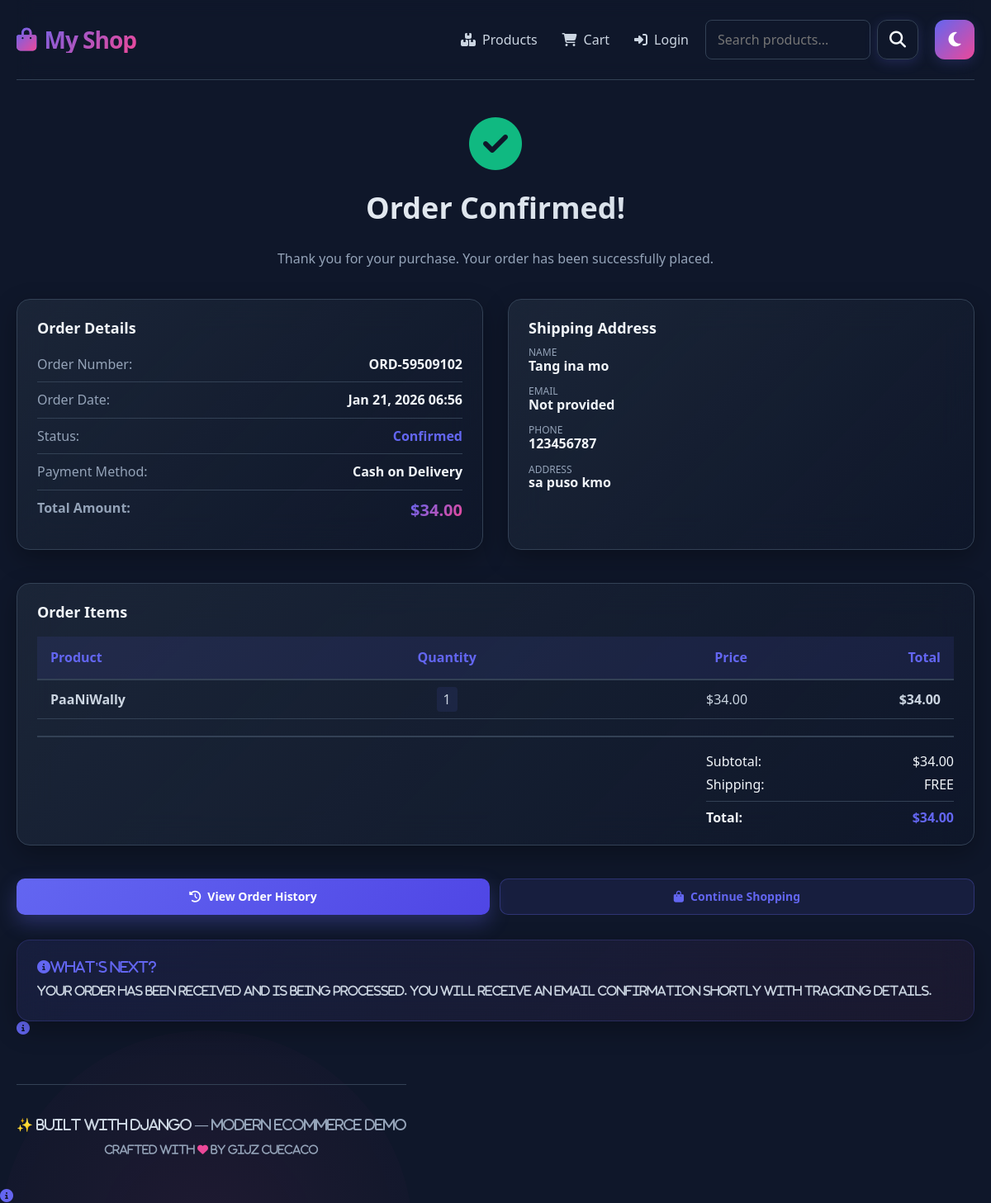
/order/confirmation/2/, run on the app's committed database.
### homepage/models.py (models this page shows, shortened)
class Order(models.Model):
	STATUS_CHOICES = (
		('pending', 'Pending'),
		('confirmed', 'Confirmed'),
		('processing', 'Processing'),
		('shipped', 'Shipped'),
		('delivered', 'Delivered'),
		('cancelled', 'Cancelled'),
		('returned', 'Returned'),
	)
	order_number = models.CharField(max_length=20, unique=True, editable=False, default='')
	user = models.ForeignKey(settings.AUTH_USER_MODEL, null=True, blank=True, on_delete=models.SET_NULL, related_name='orders')
	customer_name = models.CharField(max_length=200)
	email = models.EmailField(blank=True)
	phone = models.CharField(max_length=20, blank=True, default='')
	address = models.TextField()
	city = models.CharField(max_length=100, blank=True)
	postal_code = models.CharField(max_length=20, blank=True)
	status = models.CharField(max_length=20, choices=STATUS_CHOICES, default='pending')
	payment_method = models.CharField(max_length=50, default='cod', choices=[('cod', 'Cash on Delivery'), ('card', 'Credit Card')])
	notes = models.TextField(blank=True)
	created = models.DateTimeField(auto_now_add=True)
	updated = models.DateTimeField(auto_now=True)
	shipped_date = models.DateTimeField(null=True, blank=True)
	class Meta:
		ordering = ['-created']
	@property
	def total(self):
		return sum(item.line_total for item in self.items.select_related('product').all())

class OrderItem(models.Model):
	order = models.ForeignKey(Order, related_name='items', on_delete=models.CASCADE)
	product = models.ForeignKey(Product, on_delete=models.PROTECT)
	quantity = models.PositiveIntegerField(default=1)
	price = models.DecimalField(max_digits=10, decimal_places=2)
	@property
	def line_total(self):
		return self.price * self.quantity

class Product(models.Model):
	name = models.CharField(max_length=200)
	slug = models.SlugField(max_length=200, unique=True)
	description = models.TextField(blank=True)
	price = models.DecimalField(max_digits=10, decimal_places=2)
	discount_price = models.DecimalField(max_digits=10, decimal_places=2, blank=True, null=True)
	stock = models.PositiveIntegerField(default=0)
	category = models.ForeignKey(Category, on_delete=models.SET_NULL, null=True, blank=True, related_name='products')
	image = models.ImageField(upload_to='products/', blank=True, null=True)
	rating = models.DecimalField(max_digits=3, decimal_places=2, default=0, validators=[MinValueValidator(0), MaxValueValidator(5)])
	is_featured = models.BooleanField(default=False)
	is_new = models.BooleanField(default=True)
	created = models.DateTimeField(auto_now_add=True)
	updated = models.DateTimeField(auto_now=True)
	class Meta:
		ordering = ['-created']
		indexes = [models.Index(fields=['slug']), models.Index(fields=['category'])]

### homepage/views.py (the view)
# urls.py: path('order/confirmation/<int:order_id>/', views.order_confirmation, name='order_confirmation'),
def order_confirmation(request, order_id):
	order = get_object_or_404(Order, id=order_id)
	return render(request, 'homepage/order_confirmation.html', {'order': order})

### homepage/templates/homepage/order_confirmation.html (shortened to what this page needs)
{% extends 'homepage/base.html' %}
{% block content %}
<div style="text-align: center; margin-bottom: 40px;">
  <div style="font-size: 64px; color: var(--success); margin-bottom: 20px;">
    <i class="fas fa-check-circle"></i>
  </div>
  <h2 style="margin-top: 0;">Order Confirmed!</h2>
  <p style="color: var(--text-muted); font-size: 16px;">Thank you for your purchase. Your order has been successfully placed.</p>
</div>
<div style="display: grid; grid-template-columns: 1fr 1fr; gap: 30px; margin-bottom: 40px;">
  <div class="card">
    <h3 style="margin-top: 0;">Order Details</h3>
    <div style="display: flex; justify-content: space-between; padding: 12px 0; border-bottom: 1px solid var(--border-color);">
      <div style="color: var(--text-muted);">Order Number:</div>
      <div style="font-weight: 700;">{{ order.order_number }}</div>
    </div>
    <div style="display: flex; justify-content: space-between; padding: 12px 0; border-bottom: 1px solid var(--border-color);">
      <div style="color: var(--text-muted);">Order Date:</div>
      <div style="font-weight: 700;">{{ order.created|date:"M d, Y H:i" }}</div>
    </div>
    <div style="display: flex; justify-content: space-between; padding: 12px 0; border-bottom: 1px solid var(--border-color);">
      <div style="color: var(--text-muted);">Status:</div>
      <div style="font-weight: 700; color: var(--primary);">{{ order.get_status_display }}</div>
    </div>
    <div style="display: flex; justify-content: space-between; padding: 12px 0; border-bottom: 1px solid var(--border-color);">
      <div style="color: var(--text-muted);">Payment Method:</div>
      <div style="font-weight: 700;">{{ order.get_payment_method_display }}</div>
    </div>
    <div style="display: flex; justify-content: space-between; padding: 12px 0;">
      <div style="color: var(--text-muted); font-weight: 700;">Total Amount:</div>
      <div style="font-size: 20px; font-weight: 800; background: linear-gradient(135deg, var(--primary), var(--accent)); -webkit-background-clip: text; -webkit-text-fill-color: transparent; background-clip: text;">${{ order.total }}</div>
    </div>
  </div>
  <div class="card">
    <h3 style="margin-top: 0;">Shipping Address</h3>
    <div style="margin-bottom: 15px;">
      <div style="color: var(--text-muted); font-size: 12px; text-transform: uppercase;">Name</div>
      <div style="font-weight: 600;">{{ order.customer_name }}</div>
    </div>
    <div style="margin-bottom: 15px;">
      <div style="color: var(--text-muted); font-size: 12px; text-transform: uppercase;">Email</div>
      <div style="font-weight: 600;">{{ order.email|default:"Not provided" }}</div>
    </div>
    <div style="margin-bottom: 15px;">
      <div style="color: var(--text-muted); font-size: 12px; text-transform: uppercase;">Phone</div>
      <div style="font-weight: 600;">{{ order.phone }}</div>
    </div>
    <div style="margin-bottom: 15px;">
      <div style="color: var(--text-muted); font-size: 12px; text-transform: uppercase;">Address</div>
      <div style="font-weight: 600;">{{ order.address }}</div>
    </div>
  </div>
</div>
<div class="card" style="margin-bottom: 40px;">
  <h3 style="margin-top: 0;">Order Items</h3>
  <table>
    <thead>
      <tr>
        <th>Product</th>
        <th style="text-align: center;">Quantity</th>
        <th style="text-align: right;">Price</th>
        <th style="text-align: right;">Total</th>
      </tr>
    </thead>
    <tbody>
      {% for item in order.items.all %}
        <tr>
          <td>
            <div style="font-weight: 600;">{{ item.product.name }}</div>
          </td>
          <td style="text-align: center;">
            <span style="background: rgba(99, 102, 241, 0.1); padding: 4px 8px; border-radius: 4px;">{{ item.quantity }}</span>
          </td>
          <td style="text-align: right;">${{ item.price }}</td>
          <td style="text-align: right; font-weight: 700;">${{ item.line_total }}</td>
        </tr>
      {% endfor %}
    </tbody>
  </table>
  <div style="display: flex; justify-content: flex-end; margin-top: 20px; padding-top: 20px; border-top: 2px solid var(--border-color);">
    <div style="width: 300px;">
      <div style="display: flex; justify-content: space-between; margin-bottom: 10px;">
        <div>Subtotal:</div>
        <div>${{ order.total }}</div>
      </div>
      <div style="display: flex; justify-content: space-between; margin-bottom: 10px;">
        <div>Shipping:</div>
        <div>FREE</div>
      </div>
      <div style="display: flex; justify-content: space-between; font-weight: 700; font-size: 16px; padding-top: 10px; border-top: 1px solid var(--border-color);">
        <div>Total:</div>
        <div style="color: var(--primary);">${{ order.total }}</div>
      </div>
    </div>
  </div>
</div>
<div style="display: flex; gap: 12px; flex-wrap: wrap;">
  <a class="btn primary" href="{% url 'order_history' %}" style="flex: 1;">
    <i class="fas fa-history"></i> View Order History
  </a>
  <a class="btn secondary" href="{% url 'product_list' %}" style="flex: 1;">
    <i class="fas fa-shopping-bag"></i> Continue Shopping
  </a>
</div>
<div class="card" style="background: linear-gradient(135deg, rgba(99, 102, 241, 0.1), rgba(236, 72, 153, 0.05)); border: 1px solid rgba(99, 102, 241, 0.2); margin-top: 30px;">
  <i class="fas fa-info-circle" style="color: var(--primary);</i>
  <strong style="margin-left: 10px;">What's Next?</strong>
  <p style="color: var(--text-secondary); margin: 10px 0 0 0;">Your order has been received and is being processed. You will receive an email confirmation shortly with tracking details.</p>
</div>
{% endblock %}

### homepage/templates/homepage/base.html (style rules this page uses)
html[data-theme="dark"] { --primary: #6366f1; --primary-dark: #4f46e5; --accent: #ec4899; --success: #10b981; --warning: #f59e0b; --danger: #ef4444; --dark-bg: #0f172a; --card-bg: #1e293b; --border-color: #334155; --text-primary: #f1f5f9; --text-secondary: #cbd5e1; --text-muted: #94a3b8; }
* { margin: 0; padding: 0; box-sizing: border-box; }
body { font-family: 'Segoe UI', 'Roboto', system-ui, sans-serif; color: var(--text-primary); background: var(--dark-bg); background-attachment: fixed; min-height: 100vh; overflow-x: hidden; transition: background-color 0.3s ease, color 0.3s ease; }
body::before { content: ''; position: fixed; top: -50%; right: -10%; width: 400px; height: 400px; background: radial-gradient(circle, rgba(99, 102, 241, 0.1), transparent); border-radius: 50%; pointer-events: none; z-index: 0; opacity: 0.7; transition: opacity 0.3s ease; }
body::after { content: ''; position: fixed; bottom: -20%; left: 0; width: 500px; height: 500px; background: radial-gradient(circle, rgba(236, 72, 153, 0.1), transparent); border-radius: 50%; pointer-events: none; z-index: 0; opacity: 0.7; transition: opacity 0.3s ease; }
.card { background: var(--card-bg); backdrop-filter: blur(20px); border: 1px solid var(--border-color); border-radius: 16px; padding: 24px; transition: all 0.3s cubic-bezier(0.4, 0, 0.2, 1); position: relative; overflow: hidden; box-shadow: 0 10px 30px rgba(0, 0, 0, 0.1); }
html[data-theme="dark"] .card { background: linear-gradient(135deg, rgba(30, 41, 59, 0.8), rgba(15, 23, 42, 0.6)); box-shadow: 0 10px 30px rgba(0, 0, 0, 0.3); }
.card::before { content: ''; position: absolute; top: 0; left: -100%; width: 100%; height: 100%; background: linear-gradient(90deg, transparent, rgba(255, 255, 255, 0.1), transparent); transition: left 0.5s ease; }
.card h3 { margin: 0 0 12px 0; font-size: 18px; font-weight: 700; color: var(--text-primary); }
.card p { color: var(--text-muted); font-size: 14px; line-height: 1.6; margin: 12px 0; }
.btn { padding: 12px 18px; border: none; border-radius: 10px; cursor: pointer; font-weight: 600; font-size: 14px; transition: all 0.3s ease; text-decoration: none; display: inline-flex; align-items: center; justify-content: center; gap: 8px; flex: 1; min-height: 44px; }
.btn.primary { background: linear-gradient(135deg, var(--primary), var(--primary-dark)); color: white; box-shadow: 0 10px 25px rgba(99, 102, 241, 0.3); }
.btn.secondary { background: rgba(99, 102, 241, 0.1); color: var(--primary); border: 1px solid rgba(99, 102, 241, 0.3); }
h1, h2 { font-size: 36px; font-weight: 800; margin-bottom: 32px; background: linear-gradient(135deg, var(--text-primary), var(--text-secondary)); -webkit-background-clip: text; -webkit-text-fill-color: transparent; background-clip: text; }
table { width: 100%; border-collapse: collapse; margin: 20px 0; }
thead { background: rgba(99, 102, 241, 0.1); border-bottom: 2px solid var(--border-color); }
th { padding: 16px; text-align: left; font-weight: 700; color: var(--primary); }
td { padding: 14px 16px; border-bottom: 1px solid var(--border-color); color: var(--text-secondary); }

### data on the page
Order: order_number "ORD-59509102", created "Jan 21, 2026 06:56", status "Confirmed", payment_method "Cash on Delivery", total "34.00", customer_name "Tang ina mo", email "Not provided", phone "123456787", address "sa puso kmo"
OrderItem: product.name "PaaNiWally", quantity "1", price "34.00", line_total "34.00"
